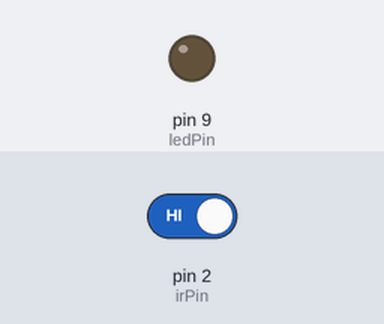
A sketch run on a simulated Arduino Uno, built with avr-gcc and run on an emulated ATmega328P. Shown: output pins drawn as LEDs (lit = HIGH). The test bench sets the inputs (shaded band); at power-on: pin 2 (irPin) HIGH.

Above: at 1.2 s.
1.3 s: pin 2 (irPin) driven LOW
At 2.5 s:
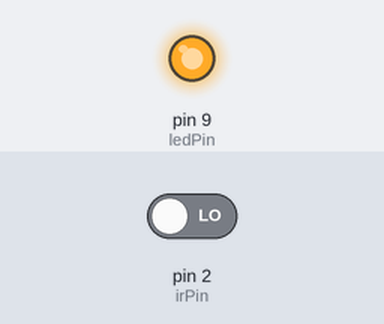
2.8 s: pin 2 (irPin) driven HIGH
At 3.6 s:
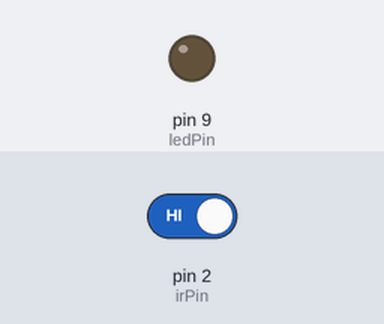
Timing chart, 0 to 5.8 s (numbered marks = the images above; inputs shaded):
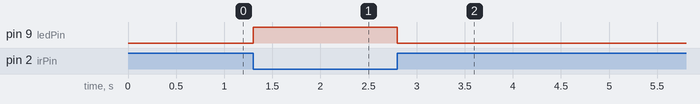

Measured:
- after the input at 1.3 s, pin 9 (ledPin): LOW → HIGH at once
- after the input at 2.8 s, pin 9 (ledPin): HIGH → LOW at once

The sketch:

IR_Sensor.ino
```cpp
const int irPin = 2;  // IR sensor OUT pin
const int ledPin = 9;  // LED anode pin

void setup()
{
  pinMode(irPin, INPUT);
  pinMode(ledPin, OUTPUT);
}

void loop()
{
  int irState = digitalRead(irPin);

  if (irState == LOW)   // IR sensor detects obstacle
    {
      digitalWrite(ledPin, HIGH);  // Turn on LED
    }
  else
  {
    digitalWrite(ledPin, LOW);  // Turn off LED
  }
  delay(50);
}
```
